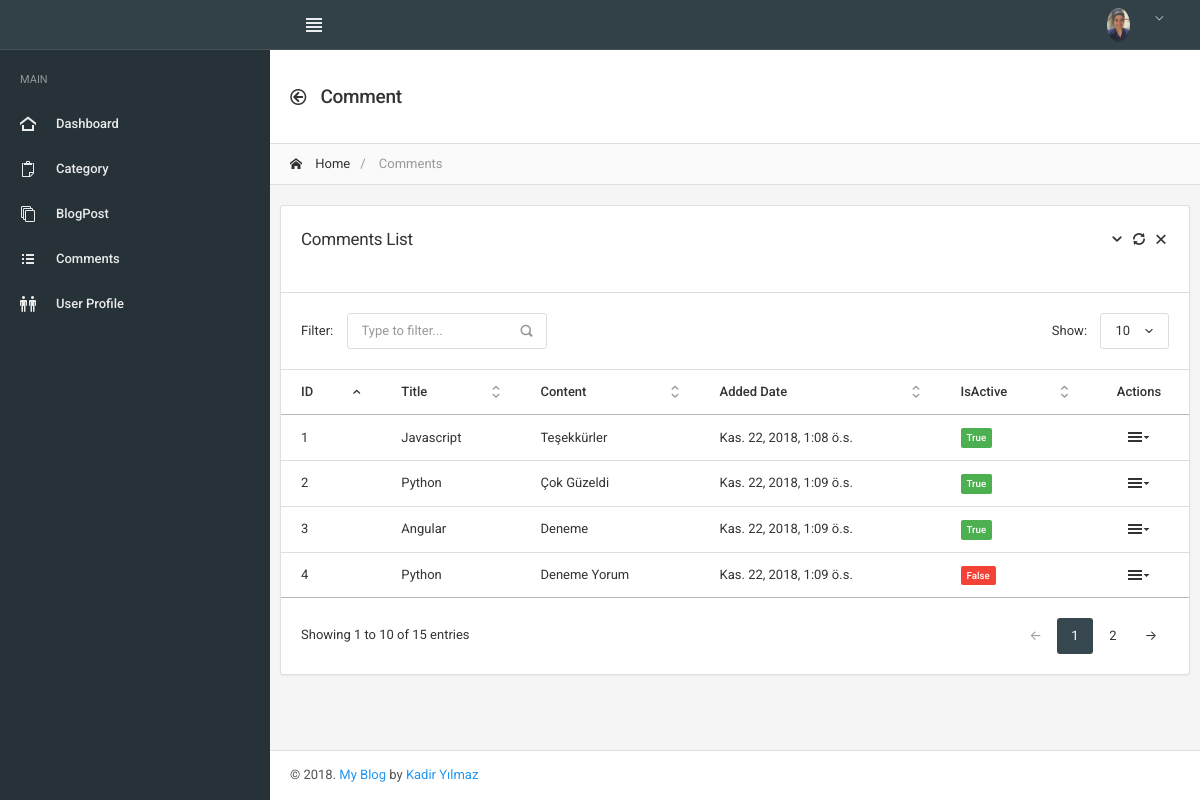
The app's page /comments/index/, older data.
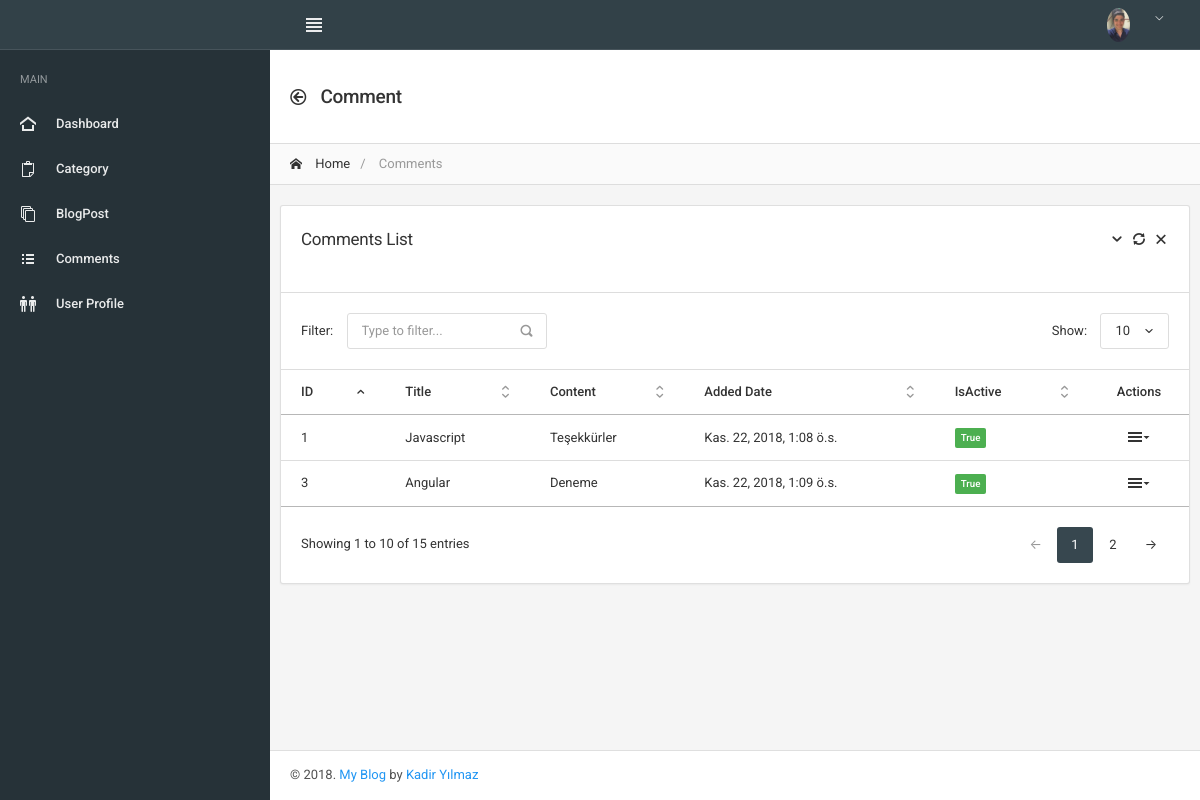
The same page, newer data.
### blog_post/models.py (models this page shows, shortened)
class Comment(models.Model):
	post = models.ForeignKey(
		'BlogPost',
		on_delete=models.CASCADE,
		related_name='blogpost_key'
	)
	name = models.CharField(max_length=200)
	content = models.TextField(verbose_name='Yorum')
	added_date = models.DateTimeField(auto_now_add=True)
	is_active = models.BooleanField(default=1, blank=False)

### blog_post/views.py (the view)
# urls.py: url(r'^comments/index/$', blog_views.comments_index, name="admin_comments_index"),
def comments_index(request):
	args['comments_list'] = Comment.objects.all()
	return render(request, 'admin_comments_index.html', args)

### templates/admin_comments_index.html
{% extends "admin_main.html" %}
{% load staticfiles %}
{% block main_navbar %}
 {% include "main/main_navbar.html" %}
{% endblock %}
{% block main_sidebar %}
    {% include "main/main_sidebar.html" %}
{% endblock %}
{% block main_header %}
    {% include "main/main_header.html" %}
{% endblock %}
    {% block main_content %}
        {% include "sections/comments/comments_index.html" %}
    {% endblock %}
{% block main_footer %}
    {% include "main/main_footer.html" %}
{% endblock %}

### templates/sections/comments/comments_index.html (shortened to what the changed rows need)
{% load staticfiles %}
{% block main_content %}
	<div id="main" style="width: 100%;">
		<div class="card">
					<div id="DataTables_Table_0_wrapper" class="dataTables_wrapper no-footer"><div class="datatable-scroll"><table class="table datatable-basic dataTable no-footer" id="DataTables_Table_0" role="grid" aria-describedby="DataTables_Table_0_info">
						<thead>
							<tr role="row">
                                <th class="sorting_asc" tabindex="0" aria-controls="DataTables_Table_0" rowspan="1" colspan="1" aria-sort="ascending" aria-label="First Name: activate to sort column descending">ID
                                </th>
                                <th class="sorting" tabindex="0" aria-controls="DataTables_Table_0" rowspan="1" colspan="1" aria-label="Last Name: activate to sort column ascending">Title</th>
								<th class="sorting" tabindex="0" aria-controls="DataTables_Table_0" rowspan="1" colspan="1" aria-label="Last Name: activate to sort column ascending">Content</th>
                                <th class="sorting" tabindex="0" aria-controls="DataTables_Table_0" rowspan="1" colspan="1" aria-label="Job Title: activate to sort column ascending">Added Date</th>
                                <th class="sorting" tabindex="0" aria-controls="DataTables_Table_0" rowspan="1" colspan="1" aria-label="Status: activate to sort column ascending">IsActive</th>
                                <th class="text-center sorting_disabled" rowspan="1" colspan="1" aria-label="Actions" style="width: 100px;">Actions</th></tr>
						</thead>
						<tbody>
						{% for comments in comments_list %}
						<tr role="row" class="odd">
								<td class="sorting_1">{{ comments.id }}</td>
								<td>{{ comments.name }}</td>
								<td>{{ comments.content }}</td>
								<td>{{ comments.added_date }}</td>
								<td>
									{% if comments.is_active == 0 %}
									<span class="badge badge-danger">{{ comments.is_active }}</span>
									{% else %}
										<span class="badge badge-success">{{ comments.is_active }}</span>
									{% endif %}
								</td>
								<td class="text-center">
									<div class="list-icons">
										<div class="dropdown">
											<a href="#" class="list-icons-item" data-toggle="dropdown">
												<i class="icon-menu9"></i>
											</a>
										</div>
									</div>
								</td>
							</tr>
						{% endfor %}
						</tbody>
					</table>
					</div>
					</div>
				</div>
	</div>
{% endblock %}

Row changes from the older to the newer data that the page shows:
removed Comment: id "2", name "Python", content "Çok Güzeldi", added_date "Kas. 22, 2018, 1:09 ö.s.", is_active "True"
removed Comment: id "4", name "Python", content "Deneme Yorum", added_date "Kas. 22, 2018, 1:09 ö.s.", is_active "False"
